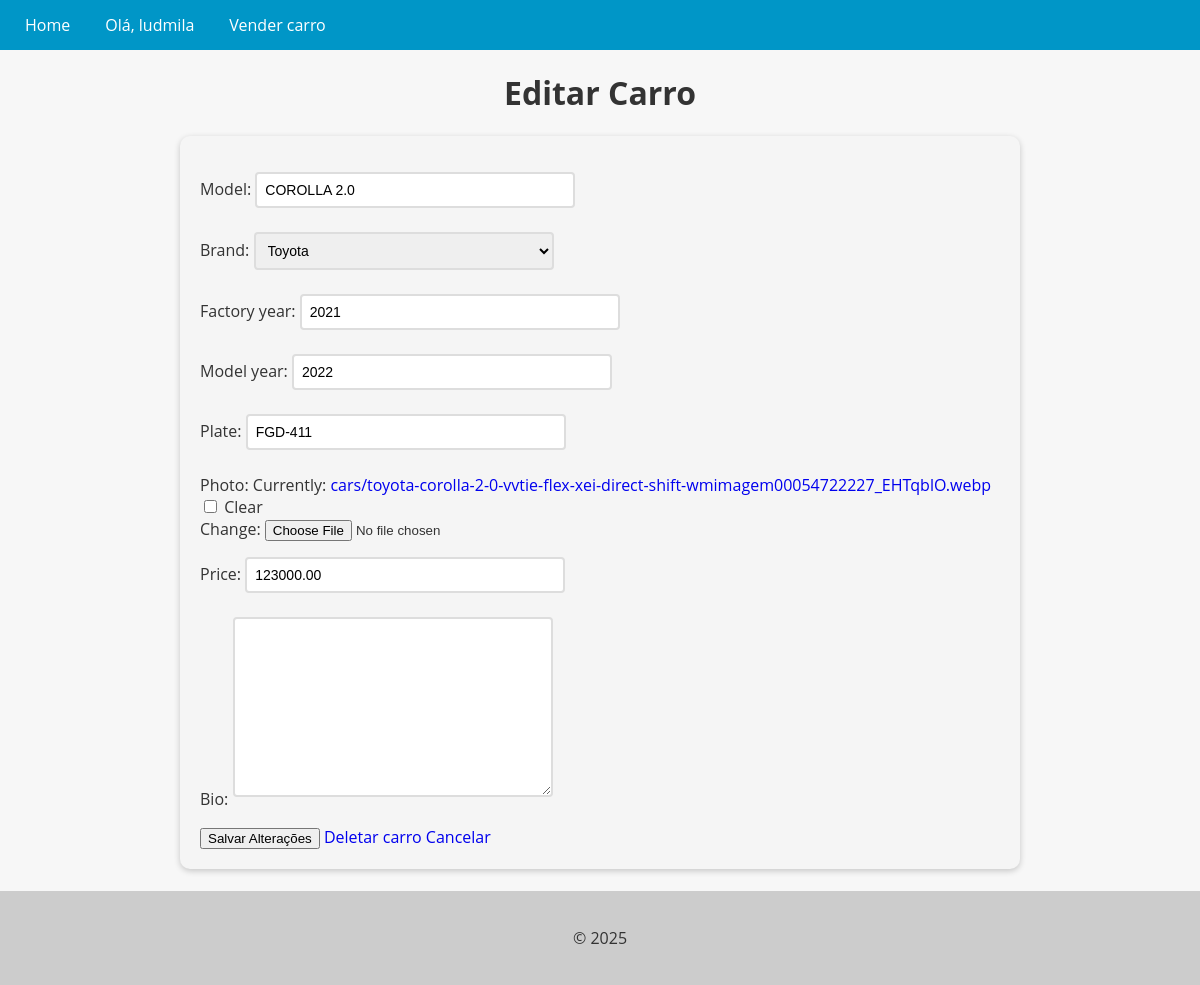
The app's page /cars/update/3 (signed in) with its own data.
### cars/models.py (models this page shows, shortened)
class Car(models.Model):
    id = models.AutoField(primary_key=True)
    model = models.CharField(max_length=100)
    brand = models.ForeignKey(Brand, on_delete=models.PROTECT, related_name = 'car_brand')
    factory_year = models.IntegerField(
        validators = [
            MinValueValidator(1886),
            MaxValueValidator(datetime.datetime.now().year)
        ]
    )
    model_year = models.IntegerField(
        validators = [
            MinValueValidator(1886),
            MaxValueValidator(datetime.datetime.now().year)
        ]
    )
    plate = models.CharField(max_length=100, blank=True, null=True)
    photo = models.ImageField(upload_to='cars/', blank=True, null=True)
    price = models.DecimalField(
        max_digits=10,
        decimal_places=2
    )
    bio = models.TextField(blank=True)
    def __str__(self):
        return self.model
    class CarInventory(models.Model):
        cars_count = models.FloatField()
        cars_value_total = models.IntegerField()
        created_at = models.DateTimeField(auto_now_add=True)
        class Meta:
            ordering = ['-created_at']

### cars/views.py (the view, shortened to what this page needs)
# urls.py: path('cars/update/<int:pk>', CarUpdateView.as_view(), name='update_car'),
@method_decorator(login_required(login_url='login'), name='dispatch')
class CarUpdateView(UpdateView):
    model = Car
    form_class = CarForm
    template_name = 'update_car.html'

### cars/forms.py (shortened to what this page needs)
class CarForm(forms.ModelForm):
    class Meta:
        model = Car
        fields = '__all__'

### cars/models.py (called while the page is built)
    def __str__(self):
        return self.name

### cars/templates/update_car.html (shortened to what this page needs)
{% extends 'base.html' %}
{% block content %}
<h1 style="text-align: center;">
    Editar Carro
</h1>
<form method="post" enctype="multipart/form-data">
    {{ form.as_p }}
    <button type="submit">Salvar Alterações</button>
    <a href="{% url 'delete_car' pk=object.pk %}">Deletar carro</a>
    <a href="{% url 'cars_list' %}">Cancelar</a>
</form>
<br>
{% endblock %}

### app/templates/base.html (shortened to what this page needs)
<!DOCTYPE html>
<html lang="en">
<head>
</head>
<body>
  <header>
    <nav>
      <ul>
        {% if user.is_authenticated %}
          <li><a href="{% url 'cars_list' %}">Home</a></li>
          <li>Olá, {{ user.username }}</li>
          <li><a href="{% url 'new_car' %}">Vender carro</a></li>
         {% endif %}
      </ul>
    </nav>
  </header>
  <main>
    {% block content %}
    {% endblock %}
  </main>
  <footer>
    <p>&copy; 2025</p>
  </footer>
</body>
</html>

### app/templates/base.html (style rules this page uses)
body { font-family: 'Open Sans', sans-serif; background-color: #f7f7f7; color: #333; margin: 0; padding: 0; }
header { background-color: #0096c7; color: #fff; text-align: center; }
footer { background-color: #ccc; color: #333; padding: 20px; text-align: center; }
nav { background-color: #0096c7; color: #fff; height: 50px; display: flex; justify-content: space-between; align-items: center; }
nav ul { list-style: none; margin: 0; padding: 0; display: flex; }
nav ul li { margin: 0 10px; }
nav ul li a { color: #fff; text-decoration: none; font-size: 16px; padding: 15px; transition: all 0.3s ease; }

### cars/templates/update_car.html (style rules this page uses)
form { max-width: 800px; margin: 0 auto; padding: 20px; background-color: #f5f5f5; border-radius: 10px; box-shadow: 0 2px 6px rgba(0, 0, 0, 0.2); }
input[type="text"], input[type="number"], select, textarea { padding: 8px; font-size: 14px; border: 2px solid #ddd; border-radius: 4px; width: 100%; max-width: 300px; margin-bottom: 8px; transition: border-bottom-color 0.3s ease-in-out; }
a { text-decoration: none !important; }

### records on screen
Car: model "COROLLA 2.0", brand "Toyota", factory_year "2021", model_year "2022", plate "FGD-411", price "123000.00"

### other values on screen
{{ user.username }} "ludmila"
